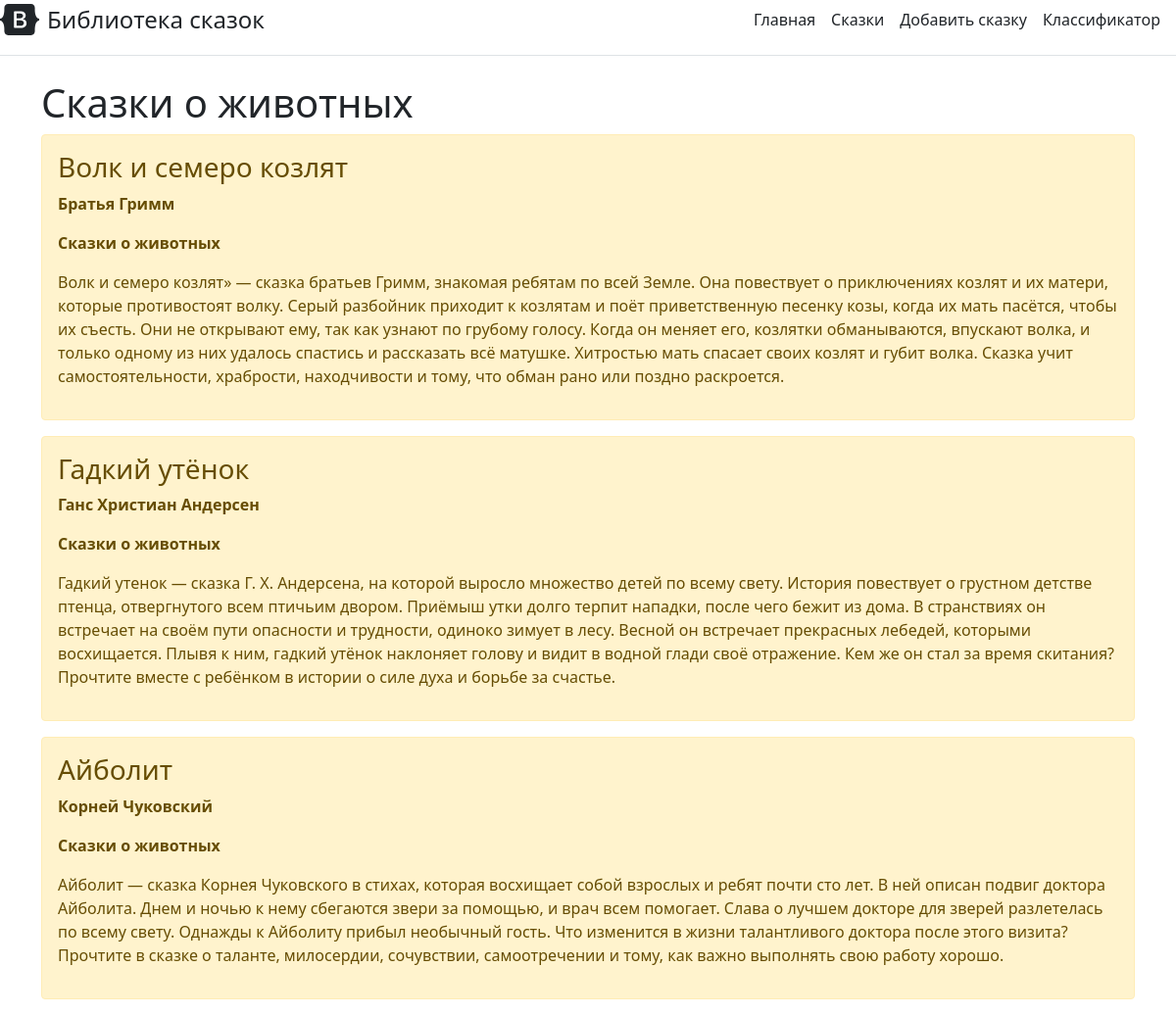
The page /story_2 on the database its author committed.
### main/models.py (models this page shows, shortened)
class Story(models.Model):
    title = models.CharField('Название', max_length=100)
    author = models.CharField('Автор', max_length=150)
    classif = models.CharField('Категория', max_length=150)
    story = models.TextField('Краткое содержание')
    objects = UserManager()
    class Meta:
        verbose_name = 'Сказка'
        verbose_name_plural = 'Сказки'

### main/views.py (the view)
# urls.py: path('story_2', views.story_2, name='story_2'),
def story_2(request):
    tasks = Story.objects.filter(classif='Сказки о животных')
    return render(request, 'main/story_2.html', {'tasks': tasks})

### main/templates/main/story_2.html (shortened to what this page needs)
{% extends 'main/base.html' %}
{% block content %}
    <h1>Сказки о животных</h1>
    {% if tasks %}
        {% for el in tasks %}
            <div class="alert alert-warning mt-2">
                <h3>{{ el.title }}</h3>
                <p><b>{{ el.author }}</b></p>
                <p><b>{{ el.classif }}</b></p>
                <p>{{ el.story }}</p>
            </div>
        {% endfor %}
    {% else %}
        <p>Нет сказок</p>
    {% endif %}
{% endblock %}

### rows shown on the page
Story: title "Волк и семеро козлят", author "Братья Гримм", classif "Сказки о животных", story "Волк и семеро козлят» — сказка братьев Гримм, знакомая ребятам по всей Земле. Она повествует о приключениях козлят и их матери, которые противостоят волку. Серый разбойник приходит к козлятам и поёт приветственную песенку козы, когда их мать пасётся, чтобы их съесть. Они не открывают ему, так как узнают по грубому голосу. Когда он меняет его, козлятки обманываются, впускают волка, и только одному из них удалось спастись и рассказать всё матушке. Хитростью мать спасает своих козлят и губит волка. Сказка учит самостоятельности, храбрости, находчивости и тому, что обман рано или поздно раскроется."
Story: title "Гадкий утёнок", author "Ганс Христиан Андерсен", classif "Сказки о животных", story "Гадкий утенок — сказка Г. Х. Андерсена, на которой выросло множество детей по всему свету. История повествует о грустном детстве птенца, отвергнутого всем птичьим двором. Приёмыш утки долго терпит нападки, после чего бежит из дома. В странствиях он встречает на своём пути опасности и трудности, одиноко зимует в лесу. Весной он встречает прекрасных лебедей, которыми восхищается. Плывя к ним, гадкий утёнок наклоняет голову и видит в водной глади своё отражение. Кем же он стал за время скитания? Прочтите вместе с ребёнком в истории о силе духа и борьбе за счастье."
Story: title "Айболит", author "Корней Чуковский", classif "Сказки о животных", story "Айболит — сказка Корнея Чуковского в стихах, которая восхищает собой взрослых и ребят почти сто лет. В ней описан подвиг доктора Айболита. Днем и ночью к нему сбегаются звери за помощью, и врач всем помогает. Слава о лучшем докторе для зверей разлетелась по всему свету. Однажды к Айболиту прибыл необычный гость. Что изменится в жизни талантливого доктора после этого визита? Прочтите в сказке о таланте, милосердии, сочувствии, самоотречении и тому, как важно выполнять свою работу хорошо."
